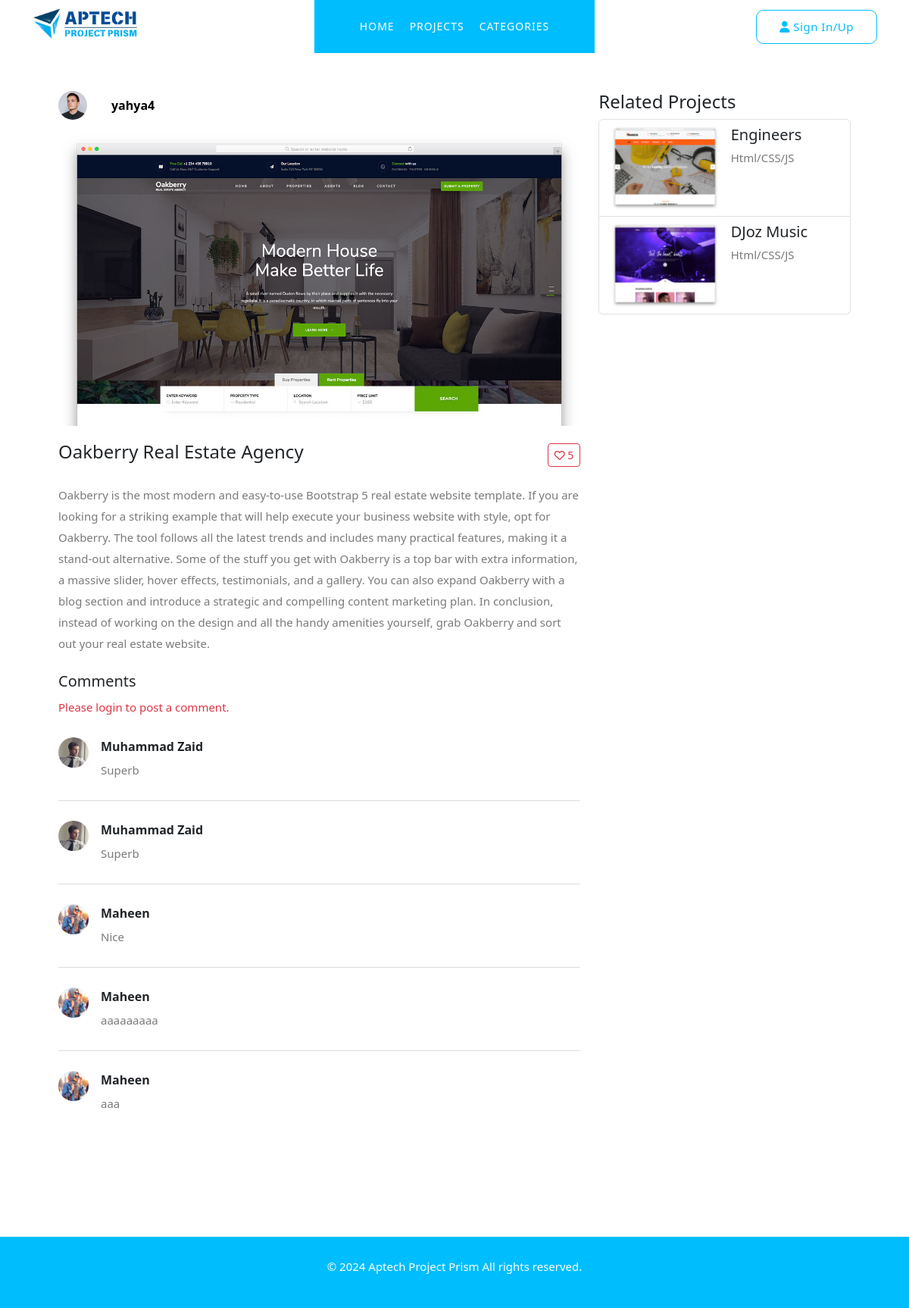
Screenshot of /view_project.php?p-id=19 with the database file from the repository.
### tables this page shows
CREATE TABLE `project` (
  `project_id` int(11) NOT NULL,
  `project_name` varchar(255) NOT NULL,
  `project_faculty` varchar(255) NOT NULL,
  `project_batchcode` varchar(255) NOT NULL,
  `project_semester` varchar(255) NOT NULL,
  `project_url` text NOT NULL,
  `project_img` varchar(255) NOT NULL,
  `project_desc` text NOT NULL,
  `status` tinyint(4) NOT NULL DEFAULT 1,
  `user_id` int(11) NOT NULL,
  `category` int(11) NOT NULL,
  `Sta` varchar(255) NOT NULL
);

CREATE TABLE `users` (
  `u_id` int(11) NOT NULL,
  `u_name` varchar(255) NOT NULL,
  `u_studentid` varchar(255) NOT NULL,
  `u_number` varchar(255) NOT NULL,
  `u_address` varchar(255) NOT NULL,
  `u_cv` varchar(255) NOT NULL,
  `u_email` varchar(255) NOT NULL,
  `u_password` varchar(255) NOT NULL,
  `u_img` varchar(255) NOT NULL
);

CREATE TABLE `comment` (
  `comment_id` int(11) NOT NULL,
  `comment_message` text NOT NULL,
  `datetime` datetime NOT NULL DEFAULT current_timestamp(),
  `status` tinyint(4) NOT NULL DEFAULT 1,
  `user_id` int(11) NOT NULL,
  `projid` int(11) NOT NULL
);

CREATE TABLE `project_category` (
  `c_id` int(11) NOT NULL,
  `c_name` varchar(255) NOT NULL,
  `c_img` varchar(255) NOT NULL,
  `c_desc` varchar(255) NOT NULL,
  `user_id` int(11) NOT NULL,
  `status` tinyint(4) NOT NULL DEFAULT 1
);

### view_project.php (the view, shortened to what this page needs)
<?php
include("includes/header.php");
include("includes/navbar.php");
include("includes/form.php");
include("config.php");
?>
<link href="https://cdn.jsdelivr.net/npm/bootstrap@5.0.2/dist/css/bootstrap.min.css" rel="stylesheet"
>
<link rel="stylesheet" href="https://cdnjs.cloudflare.com/ajax/libs/font-awesome/6.0.0-beta3/css/all.min.css">
<link href="https://cdn.jsdelivr.net/npm/bootstrap-icons@1.10.0/font/bootstrap-icons.css" rel="stylesheet">
<link href="https://stackpath.bootstrapcdn.com/bootstrap/5.3.0/css/bootstrap.min.css" rel="stylesheet">
<section class="popular-categories">
    <div class="container my-5">
        <div class="row">
            <?php
            if (isset($_GET['p-id'])) {
                $pro_id = $_GET['p-id'];
                $fetch_project = "SELECT p.*, u.u_name, u.u_img, u.u_id FROM `project` p INNER JOIN `users` u ON p.user_id = u.u_id WHERE p.project_id = '$pro_id'";
                $fetch_result = mysqli_query($connection, $fetch_project);
                if (mysqli_num_rows($fetch_result) > 0) {
                    while ($row = mysqli_fetch_assoc($fetch_result)) {
                        ?>
                        <div class="col-lg-8 col-md-7">
                            <a href="users.php?u-id=<?php echo $row["u_id"] ?>" style="color: #000;">
                                <div class="row align-items-center mb-3">
                                    <div class="col-auto">
                                        <img src="<?php echo './User-Dashboard/assets/images/user_img/' . $row['u_img']; ?>"
                                            height="50px" width="50px" alt="User Avatar" class="rounded-circle me-2"
                                            style="width: 38px; height: 38px; border-radius: 50%;">
                                    </div>
                                    <div class="col">
                                        <strong class="d-block"><?php echo htmlspecialchars($row['u_name']); ?></strong>
                                    </div>
                                </div>
                            </a>
                            <div class="video-container position-relative">
                            </div>
                            <div class="video-description d-flex align-items-center">
                                <h3 class="me-auto"><?php echo ($row['project_name']); ?></h3>
                                <div class="d-flex flex-wrap align-items-center gap-2">
                                    <div class="d-flex flex-wrap align-items-center gap-2">
                                        <?php
                                        $pro_id = $_GET['p-id'];
                                        $like_count_query = "SELECT COUNT(*) AS total_likes FROM `like` WHERE project_id = '$pro_id'";
                                        $like_count_result = mysqli_query($connection, $like_count_query);
                                        $like_count_row = mysqli_fetch_assoc($like_count_result);
                                        $total_likes = $like_count_row['total_likes'];
                                        $like_icon_class = 'far fa-heart';
                                        if (isset($_SESSION['user_id'])) {
                                            $user_id = $_SESSION['user_id'];
                                            $user_liked_query = "SELECT COUNT(*) AS has_liked FROM `like` WHERE project_id = '$pro_id' AND user_id = '$user_id'";
                                            $user_liked_result = mysqli_query($connection, $user_liked_query);
                                            $user_liked_row = mysqli_fetch_assoc($user_liked_result);
                                            $user_liked = $user_liked_row['has_liked'] > 0;
                                            if ($user_liked) {
                                                $like_icon_class = 'fas fa-heart';
                                            }
                                        } else {
                                            $user_id = null;
                                        }
                                        ?>
                                        <div class="d-flex flex-wrap align-items-center gap-2">
                                            <button class="btn btn-outline-danger btn-sm" id="likeButton"
                                                data-postid="<?php echo $pro_id; ?>" data-userid="<?php echo $user_id; ?>">
                                                <i id="likeIcon" class="<?php echo $like_icon_class; ?>"></i>
                                                <span id="likeCount"><?php echo $total_likes; ?></span>
                                            </button>
                                        </div>
                                    </div>
                                </div>
                            </div>
                            <p><?php echo ($row['project_desc']); ?></p>
                            <?php
                            $is_logged_in = isset($_SESSION['user_id']);
                            $user_id = $is_logged_in ? $_SESSION['user_id'] : null;
                            ?>
                            <div class="mt-4">
                                <?php if ($is_logged_in): ?>
                                    <h5><span id="commentCount">
                                            <?php
                                            $pid = $_GET['p-id'];
                                            $count_query = "SELECT COUNT(*) AS total_comments FROM `comment` WHERE projid = '$pid'";
                                            $count_result = mysqli_query($connection, $count_query);
                                            $count_row = mysqli_fetch_assoc($count_result);
                                            echo $count_row['total_comments'];
                                            ?>
                                        </span> Comments</h5>
                                <?php else: ?>
                                    <h5><span id="commentCount" style="display: none;">
                                            <?php
                                            $pid = $_GET['p-id'];
                                            ?>
                                        </span> Comments</h5>
                                <?php endif; ?>
                                <?php if ($is_logged_in): ?>
                                    <?php
                                    if (isset($_POST['addcomment'])) {
                                        $comment_message = $_POST['comment-message'];
                                        $user_id = $_POST['user_id'];
                                        $prid = $_GET['p-id'];
                                        if (!empty($comment_message)) {
                                            $check_comment = "SELECT COUNT(*) AS existing_comments FROM `comment`
                                  WHERE comment_message = '$comment_message'
                                  AND user_id = '$user_id'
                                  AND projid = '$prid'";
                                            $check_result = mysqli_query($connection, $check_comment);
                                            $check_row = mysqli_fetch_assoc($check_result);
                                            if ($check_row['existing_comments'] == 0) {
                                                $insert_comment = "INSERT INTO `comment` (`comment_id`, `comment_message`, `status`, `user_id`,`projid`)
                    VALUES (NULL, '$comment_message', 1, '$user_id','$prid')";
                                                $comment_result = mysqli_query($connection, $insert_comment);
                                            } else {
                                                echo '<p class="text-warning">This comment already exists.</p>';
                                            }
                                        }
                                    }
                                    ?>
                                    <form method="POST" enctype="multipart/form-data">
                                        <div class="comment-section">
                                            <input type="hidden" name="user_id" value="<?php echo $_SESSION['user_id']; ?>">
                                            <div class="comment-input d-flex align-items-start">
                                                <?php
                                                if (isset($_SESSION['user_image']) && !empty($_SESSION['user_image'])) {
                                                    $userImage = './User-Dashboard/assets/images/user_img/' . $_SESSION['user_image'];
                                                } else {
                                                    $userImage = './User-Dashboard/assets/images/user_img/default-avatar.png';
                                                }
                                                ?>
                                                <img src="<?php echo $userImage; ?>" alt="User Avatar" class="rounded-circle me-3" height="40px" width="40px">
                                                <div class="w-100">
                                                    <textarea class="form-control" rows="3" name="comment-message" id="comment-message"
                                                        placeholder="Add a comment..." required></textarea>
                                                    <div class="comment-actions mt-2">
                                                        <input type="submit" name="addcomment" class="btn btn-primary" value="Post">
                                                    </div>
                                                </div>
                                            </div>
                                        </div>
                                    </form>
                                <?php else: ?>
                                    <p class="text-danger">Please login to post a comment.</p>
                                <?php endif; ?>
                                <?php
                                $fetch_comment = "SELECT c.*, u.u_name, u.u_img
        FROM `comment` c
        INNER JOIN `users` u ON c.user_id = u.u_id
        WHERE c.projid = '$pid'
        ORDER BY c.comment_id DESC";
                                $fetch_result = mysqli_query($connection, $fetch_comment);
                                if (mysqli_num_rows($fetch_result) > 0) {
                                    while ($row = mysqli_fetch_assoc($fetch_result)) {
                                        ?>
                                        <div class="comment-item d-flex mb-3">
                                            <img src="<?php echo './User-Dashboard/assets/images/user_img/' . $row['u_img']; ?>"
                                                class="rounded-circle me-3" height="40px" width="40px" alt="User Avatar">
                                            <div class="flex-grow-1">
                                                <strong><?php echo htmlspecialchars($row['u_name'], ENT_QUOTES, 'UTF-8'); ?></strong>
                                                <p class="comment-text" data-id="<?php echo $row['comment_id']; ?>">
                                                    <?php echo htmlspecialchars($row['comment_message'], ENT_QUOTES, 'UTF-8'); ?>
                                                </p>
                                            </div>
                                        </div>
                                        <?php
                                    }
                                } else {
                                    echo "<p>No comments yet.</p>";
                                }
                                ?>
                            </div>
                        </div>
                        <div class="col-lg-4 col-md-5">
                            <h4>Related Projects</h4>
                            <div class="list-group">
                                <?php
                                $pro_id = $_GET['p-id'];
                                $current_project_query = "SELECT category FROM `project` WHERE project_id = '$pro_id'";
                                $current_project_result = mysqli_query($connection, $current_project_query);
                                $current_project_row = mysqli_fetch_assoc($current_project_result);
                                $current_category_id = $current_project_row['category'];
                                $fetch_project = "SELECT * FROM `project` AS p
                        INNER JOIN `project_category` AS c
                        ON p.category = c.c_id
                        WHERE p.status = 1 AND p.category = '$current_category_id'
                        AND p.project_id != '$pro_id'
                        ORDER BY p.project_id DESC";
                                $fetch_result = mysqli_query($connection, $fetch_project);
                                if (mysqli_num_rows($fetch_result) > 0) {
                                    while ($row = mysqli_fetch_assoc($fetch_result)) {
                                        ?>
                                        <a href="view_project.php?p-id=<?php echo $row["project_id"] ?>"
                                            class="list-group-item list-group-item-action d-flex align-items-start">
                                            <img src="<?php echo './User-Dashboard/assets/images/project_img/' . $row["project_img"]; ?>"
                                                alt="" class="me-3">
                                            <div class="w-100">
                                                <h5 class="mb-1"><?php echo ($row['project_name']); ?></h5>
                                                <p class="mb-1"><?php echo ($row['c_name']); ?></p>
                                            </div>
                                        </a>
                                        <?php
                                    }
                                }
                                ?>
                            </div>
                        </div>
                        <?php
                    }
                }
            }
            ?>
        </div>
    </div>
</section>
<?php
include("includes/footer.php");
?>

### rows the page displays
project: user.u_img (picture), user.u_name "yahya4", project_name "Oakberry Real Estate Agency", total_likes "5", project_desc "Oakberry is the most modern and easy-to-use Bootstrap 5 real estate website template. If you are looking for a striking example that will help execute your business website with style, opt for Oakberry. The tool follows all the latest trends and includes many practical features, making it a stand-out alternative. Some of the stuff you get with Oakberry is a top bar with extra information, a massive slider, hover effects, testimonials, and a gallery. You can also expand Oakberry with a blog section and introduce a strategic and compelling content marketing plan. In conclusion, instead of working on the design and all the handy amenities yourself, grab Oakberry and sort out your real estate…"
comment: user.u_img (picture), user.u_name "Muhammad Zaid", comment_message "Superb"
comment: user.u_img (picture), user.u_name "Muhammad Zaid", comment_message "Superb"
comment: user.u_img (picture), user.u_name "Maheen", comment_message "Nice"
comment: user.u_img (picture), user.u_name "Maheen", comment_message "aaaaaaaaa"
comment: user.u_img (picture), user.u_name "Maheen", comment_message "aaa"
project: project_img (picture), project_name "Engineers", category.c_name "Html/CSS/JS"
project: project_img (picture), project_name "DJoz Music", category.c_name "Html/CSS/JS"
